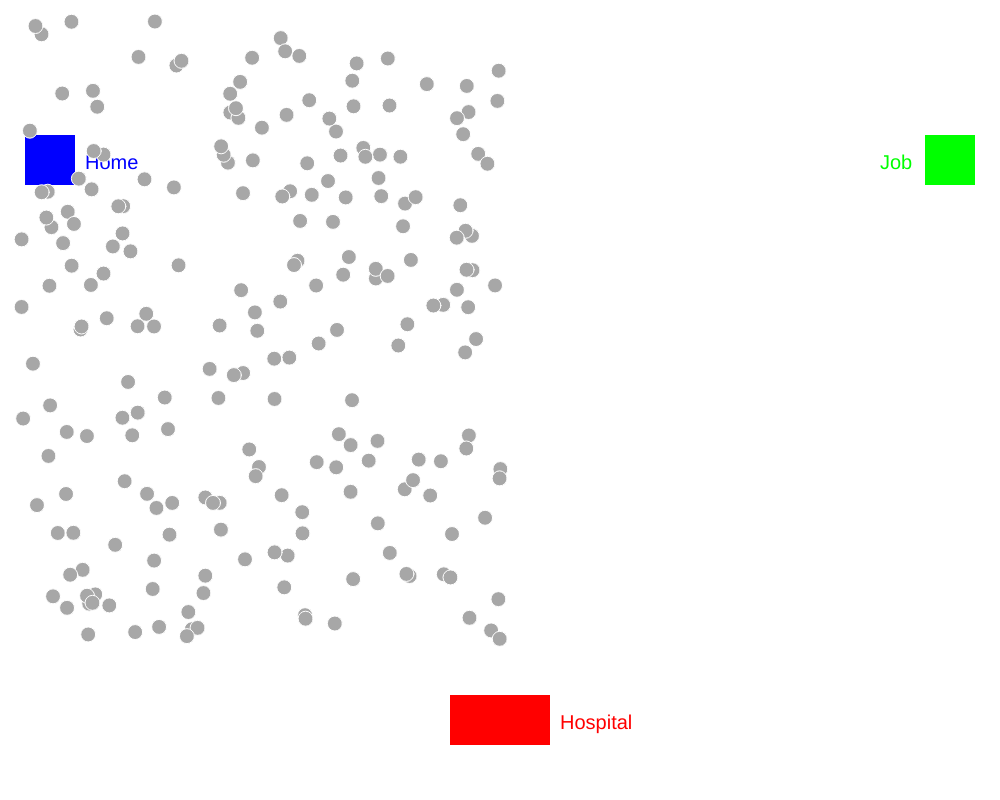
Frame 1 (no input)
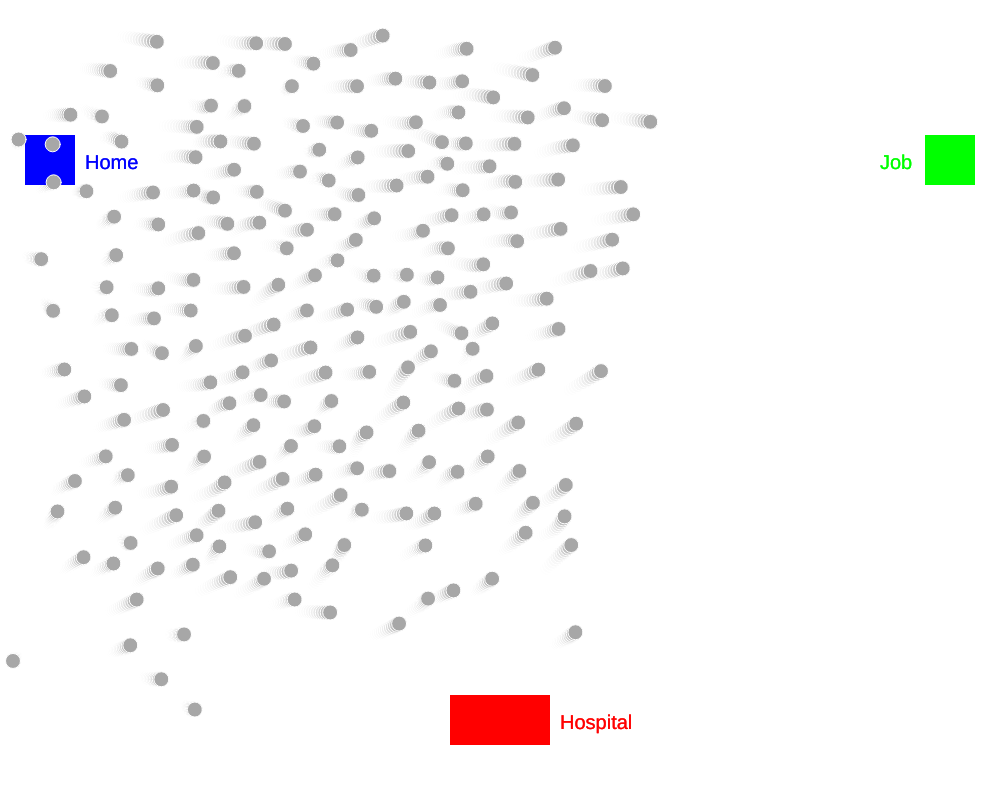
Frame 60 (no input)
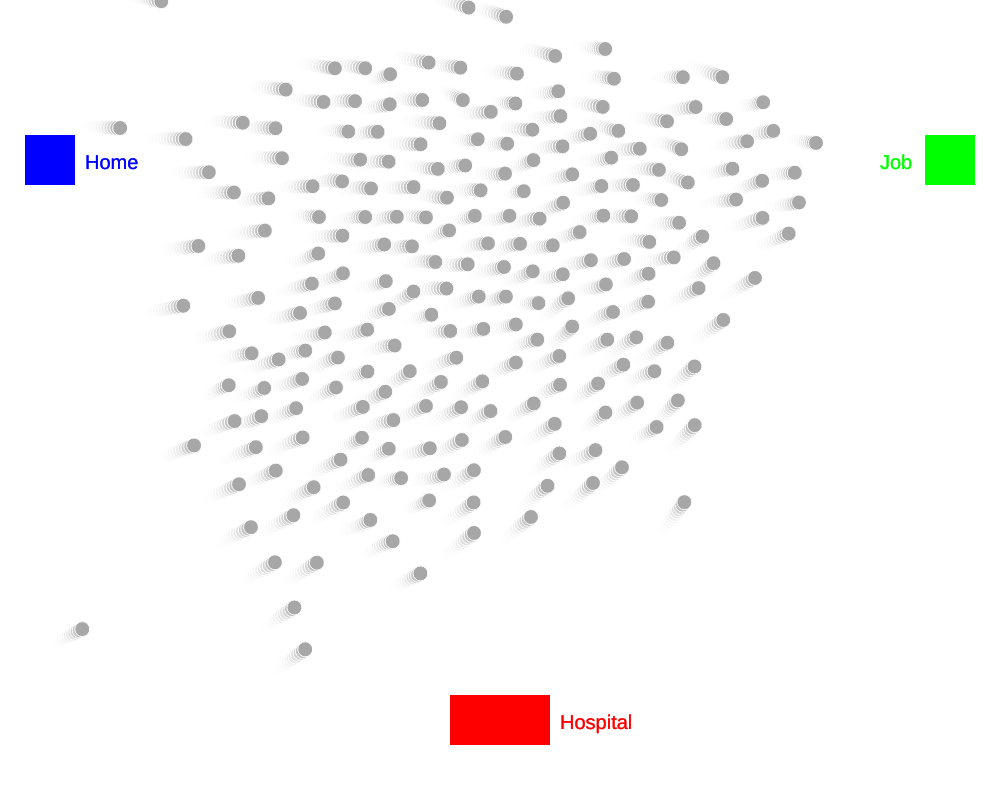
Frame 120 (the mouse pressed at the canvas centre since frame 60)

The p5.js sketch that drew these frames (run headless with seeded random() and noise() and a simulated clock; from frame 60 on, the mouse is pressed at the canvas centre):

// p5.js sketch
// ── sketch.js
// Some code referenced from https://p5js.org/examples/simulate-flocking.html
// Concepts referenced from https://natureofcode.com/book/chapter-6-autonomous-agents/

const agents = [];
let jobPoint;
let homePoint;
let hospitalPoint;
let seperationSlider;
let seperatationSliderTitle;
let seperatationSliderText;
let infectedText;
let recoveredText;
let infectedCount = 0;
let recoveredCount = 0;
let canvas;

function calcSeperationText(value) {
  let text = "";

  if (value < 50) {
    seperatationSliderText.style("color", "grey");
    text = "NO SOCIAL DISTANCING";
  }
  if (value >= 50) {
    seperatationSliderText.style("color", "green");
    text = "REGULAR SOCIAL DISTANCING";
  }
  if (value >= 100) {
    seperatationSliderText.style("color", "red");
    text = "EXTREME SOCIAL DISTANCING";
  }

  return text;
}

function setup() {
  canvas = createCanvas(1000, 800);
  // Create agents
  for (let i = 0; i < 220; i++) {
    agents.push(new Person(random(20, width / 2), random(20, height * 0.8)));
  }

  // Create HTML elements
  createP(
    "Left click on a person to infect them. Right click to add a new person."
  ).style("text-align", "center");
  createP(
    "Change the slider below to control the amount of social distancing"
  ).style("text-align", "center");
  createDiv().id("bottomContainer");

  createDiv().id("statistics").parent("#bottomContainer");
  createDiv().id("socialControls").parent("#bottomContainer");

  infectedText = createP(
    `Infected: ${infectedCount} (${(infectedCount / agents.length) * 100}%)`
  )
    .style("color", "red")
    .parent("#statistics");
  recoveredText = createP(
    `Recovered: ${recoveredCount} (${(recoveredCount / agents.length) * 100}%)`
  )
    .style("color", "rgb(117, 66, 245)")
    .parent("#statistics");

  seperatationSliderTitle = createP("Social Distancing Factor").parent(
    "#socialControls"
  );
  seperationSlider = createSlider(30, 150, 30).parent("#socialControls");
  seperatationSliderText = createP(seperationSlider.value()).parent(
    "#socialControls"
  );

  // Create vector points for key points
  homePoint = createVector(width * 0.05, height * 0.2);
  jobPoint = createVector(width * 0.95, height * 0.2);
  hospitalPoint = createVector(width / 2, height * 0.9);
}

function draw() {
  seperatationSliderText.html(calcSeperationText(seperationSlider.value()));
  background(255, map(sin(millis() / 3000), -1, 1, 50, 80));
  noStroke();

  // Draw Job
  push();
  fill(0, 255, 0);
  translate(jobPoint.x, jobPoint.y);
  rectMode(CENTER);
  rect(0, 0, 50, 50);
  textSize(20);
  text("Job", -70, textAscent() / 2);
  pop();

  // Draw Home
  push();
  fill(0, 0, 255);
  translate(homePoint.x, homePoint.y);
  rectMode(CENTER);
  rect(0, 0, 50, 50);
  textSize(20);
  text("Home", 35, textAscent() / 2);
  pop();

  // Draw Hospital
  push();
  fill(255, 0, 0);
  translate(hospitalPoint.x, hospitalPoint.y);
  rectMode(CENTER);
  rect(0, 0, 100, 50);
  textSize(20);
  text("Hospital", 60, textAscent() / 2);
  pop();

  // Agents update
  for (let i = 0; i < agents.length; i++) {
    agents[i].update();
    agents[i].render();
  }
}

// Agent class
class Person {
  constructor(x, y) {
    this.acceleration = createVector(0, 0);
    this.velocity = createVector(random(-1, 1), random(-1, 1));
    this.position = createVector(x, y);
    this.d = 15.0;
    this.maxspeed = 3;
    this.maxforce = 0.05; // Maximum steering force
    this.strokeCol = 0;
    // this.infected = Math.random() > 0.95 ? true : false;
    this.infectedTimer = null;
    this.infected = false;
    // this.mask = Math.random() > 0.5 && this.infected === false ? true : false;
    // this.mask = false;
    this.food = 0;
    this.collecting = true;
    this.recovered = false;
  }

  update() {
    // Job logic
    let jobDist = p5.Vector.dist(this.position, jobPoint);
    if (jobDist < 50) {
      if (this.food < 100) {
        this.food++;
      }
      if (this.food === 100) {
        this.collecting = false;
      }
    }

    // Home logic
    let homeDist = p5.Vector.dist(this.position, homePoint);
    if (homeDist < 50) {
      if (this.food > 0) {
        this.food--;
      }
      if (this.food === 0) {
        this.collecting = true;
      }
    }

    // Hospital logic
    let hospitalDist = p5.Vector.dist(this.position, hospitalPoint);
    // If infected and inside the hospitals range, start a 3 second time to recovery
    if (hospitalDist < 50 && this.infectedTimer == null && this.infected) {
      this.infectedTimer = setTimeout(() => {
        this.infected = false;
        this.infectedTimer = null;
        this.recovered = true;
        recoveredCount++;
        infectedCount--;
        infectedText.html(
          `Infected: ${infectedCount} (${Math.round(
            (infectedCount / agents.length) * 100
          )}%)`
        );
        recoveredText.html(
          `Recovered: ${recoveredCount} (${Math.round(
            (recoveredCount / agents.length) * 100
          )}%)`
        );
      }, 3000);
    }

    // Main behaviour states
    // If not infected, do regular behavior of going to work
    // Else go to the hospital
    if (!this.infected) {
      if (this.collecting) {
        this.acceleration.add(this.seek(jobPoint)).mult(1);
      } else {
        this.acceleration.add(this.seek(homePoint)).mult(1);
      }
    } else {
      this.acceleration.add(this.seek(hospitalPoint)).mult(1);
    }

    this.velocity.add(this.acceleration);
    this.velocity.limit(this.maxspeed);
    this.position.add(this.velocity);
    // Reset acceleration to 0 each cycle
    this.acceleration.mult(0);
  }

  // A method that calculates and applies a steering force towards a target
  // STEER = DESIRED MINUS VELOCITY
  // Code referenced from p5 flocking example
  seek(target) {
    let desired = p5.Vector.sub(target, this.position); // A vector pointing from the location to the target
    const d = desired.mag();
    desired.normalize();

    if (d < 200) {
      const m = map(d, 0, 200, 0, this.maxspeed);
      desired.mult(m);
    } else {
      desired.mult(this.maxspeed);
    }
    // Steering = Desired minus Velocity
    let steer = p5.Vector.sub(desired, this.velocity);

    steer.limit(this.maxforce); // Limit to maximum steering force
    steer.add(this.seperate().mult(3));

    return steer;
  }

  render() {
    push();
    if (this.infected) {
      fill(255, 0, 0);
    } else if (this.recovered) {
      fill(117, 66, 245);
    } else {
      fill(167, map(this.food, 0, 100, 167, 255), 167);
    }
    stroke(255);
    translate(this.position.x, this.position.y);
    circle(0, 0, this.d);

    // Infected Text
    if (this.infected) {
      noStroke();
      textAlign(CENTER);
      fill(255, 0, 0);
      textSize(12);
      text("INFECTED", 0, -10);
    }

    pop();
  }

  // Seperate from other people function
  // Also referenced from flocking example
  seperate() {
    let desiredseparation = seperationSlider.value();
    let steer = createVector(0, 0);
    let count = 0;
    for (let i = 0; i < agents.length; i++) {
      let d = p5.Vector.dist(this.position, agents[i].position);
      // If the distance is greater than 0 and less than an arbitrary amount (0 when you are yourself)
      if (d > 0 && d < desiredseparation) {
        // Calculate vector pointing away from neighbor
        let diff = p5.Vector.sub(this.position, agents[i].position);
        diff.normalize();
        diff.div(d); // Weight by distance
        steer.add(diff);
        count++; // Keep track of how many
      }

      // If too close, infect other agents
      // Barring if they recovered, or already infected
      if (
        this.infected &&
        d < 20 &&
        !agents[i].recovered &&
        !agents[i].infected
      ) {
        agents[i].infected = true;
        infectedCount++;
        infectedText.html(
          `Infected: ${infectedCount} (${Math.round(
            (infectedCount / agents.length) * 100
          )}%)`
        );
      }
    }
    // Average -- divide by how many
    if (count > 0) {
      steer.div(count);
    }

    // As long as the vector is greater than 0
    if (steer.mag() > 0) {
      // Implement Reynolds: Steering = Desired - Velocity
      steer.normalize();
      steer.mult(this.maxspeed);
      steer.sub(this.velocity);
      steer.limit(this.maxforce);
    }
    return steer;
  }
}

// Infect a person by clicking with your mouse
function mousePressed(e) {
  if (mouseButton === "left") {
    for (let i = 0; i < agents.length; i++) {
      let d = p5.Vector.dist(createVector(mouseX, mouseY), agents[i].position);
      if (d < agents[i].d) {
        agents[i].infected = true;
        infectedCount++;
        infectedText.html(
          `Infected: ${infectedCount} (${Math.round(
            (infectedCount / agents.length) * 100
          )}%)`
        );
      }
    }
  }

  if (mouseButton === "right") {
    agents.push(new Person(mouseX, mouseY));
  }
}

document.oncontextmenu = function () {
  return false;
};

// ── main.css
html,
body {
  background-color: white;
  margin: 0;
  padding: 0;
  font-family: Arial, Helvetica, sans-serif;
}

h1 {
  text-align: center;
}
canvas {
  display: block;
  margin-left: auto;
  margin-right: auto;
  border: 1px black solid;
}

#statistics {
  display: inline-block;
}

#socialControls {
  display: inline-block;
}

#bottomContainer {
  width: 600px;
  margin-left: auto;
  margin-right: auto;
  display: flex;
  justify-content: space-evenly;
}

#desc {
  text-align: center;
}
